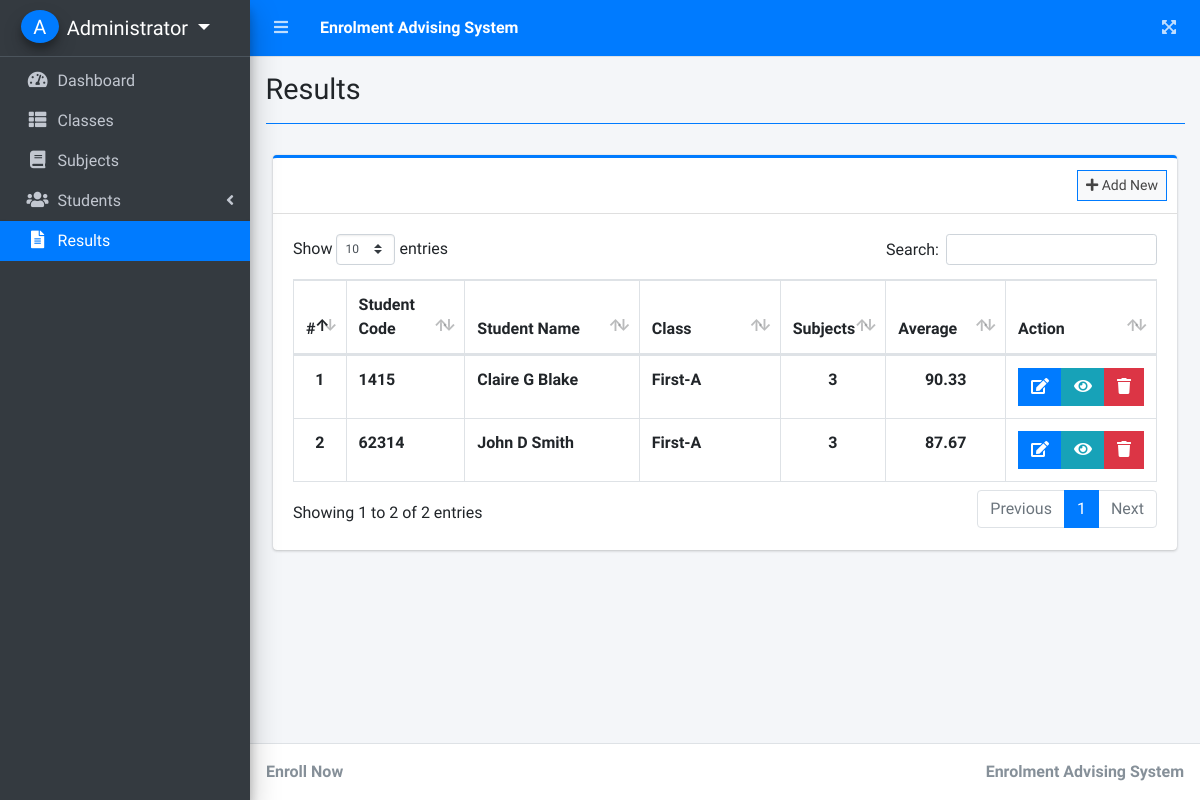
Screenshot of /index.php?page=results (signed in) with the database file from the repository.
### tables this page shows
CREATE TABLE `results` (
  `id` int(30) NOT NULL,
  `student_id` int(30) NOT NULL,
  `marks_percentage` varchar(5) NOT NULL,
  `class_id` int(30) NOT NULL,
  `date_created` datetime NOT NULL DEFAULT current_timestamp()
);

CREATE TABLE `students` (
  `id` int(30) NOT NULL,
  `student_code` varchar(50) NOT NULL,
  `firstname` varchar(200) NOT NULL,
  `middlename` varchar(200) NOT NULL,
  `lastname` varchar(200) NOT NULL,
  `gender` varchar(50) NOT NULL,
  `address` text NOT NULL,
  `class_id` int(30) NOT NULL,
  `date_created` datetime NOT NULL DEFAULT current_timestamp()
);

### results.php (the view, shortened to what this page needs)
<?php include'db_connect.php' ?>
<div class="col-lg-12">
	<div class="card card-outline card-primary">
		<?php	if(!isset($_SESSION['rs_id'])): ?>
		<div class="card-header">
			<div class="card-tools">
				<a class="btn btn-block btn-sm btn-default btn-flat border-primary" href="./index.php?page=new_result"><i class="fa fa-plus"></i> Add New</a>
			</div>
		</div>
	<?php endif; ?>
		<div class="card-body">
			<table class="table tabe-hover table-bordered" id="list">
				<colgroup>
					<col width="5%">
					<col width="15%">
					<col width="25%">
					<col width="20%">
					<col width="10%">
					<col width="15%">
				</colgroup>
				<thead>
					<tr>
						<th class="text-center">#</th>
						<th>Student Code</th>
						<th>Student Name</th>
						<th>Class</th>
						<th>Subjects</th>
						<th>Average</th>
						<th>Action</th>
					</tr>
				</thead>
				<tbody>
					<?php
					$i = 1;
					$where = "";
					$qry = $conn->query("SELECT r.*,concat(s.firstname,' ',s.middlename,' ',s.lastname) as name,s.student_code,concat(c.level,'-',c.section) as class FROM results r inner join classes c on c.id = r.class_id inner join students s on s.id = r.student_id $where order by unix_timestamp(r.date_created) desc ");
					while($row= $qry->fetch_assoc()):
						$subjects = $conn->query("SELECT * FROM result_items where result_id =".$row['id'])->num_rows;
					?>
					<tr>
						<th class="text-center"><?php echo $i++ ?></th>
						<td><b><?php echo $row['student_code'] ?></b></td>
						<td><b><?php echo ucwords($row['name']) ?></b></td>
						<td><b><?php echo ucwords($row['class']) ?></b></td>
						<td class="text-center"><b><?php echo $subjects ?></b></td>
						<td class="text-center"><b><?php echo $row['marks_percentage'] ?></b></td>
						<td class="text-center">
							<?php if(isset($_SESSION['login_id'])): ?>
		                    <div class="btn-group">
		                        <a href="./index.php?page=edit_result&id=<?php echo $row['id'] ?>" class="btn btn-primary btn-flat">
		                          <i class="fas fa-edit"></i>
		                        </a>
		                         <button data-id="<?php echo $row['id'] ?>" type="button" class="btn btn-info btn-flat view_result">
		                          <i class="fas fa-eye"></i>
		                        </button>
		                        <button type="button" class="btn btn-danger btn-flat delete_result" data-id="<?php echo $row['id'] ?>">
		                          <i class="fas fa-trash"></i>
		                        </button>
	                      </div>
	                      <?php endif; ?>
						</td>
					</tr>
				<?php endwhile; ?>
				</tbody>
			</table>
		</div>
	</div>
</div>

### rows the page displays
results: student.student_code "1415", name "Claire G Blake", class "First-A", subjects "3", marks_percentage "90.33"
results: student.student_code "62314", name "John D Smith", class "First-A", subjects "3", marks_percentage "87.67"

### other values shown
$_SESSION['system']['name'] "Enrolment Advising System"
$_SESSION['login_firstname'].' '.$_SESSION['login_lastname'] "Administrator"
$title "Results"
